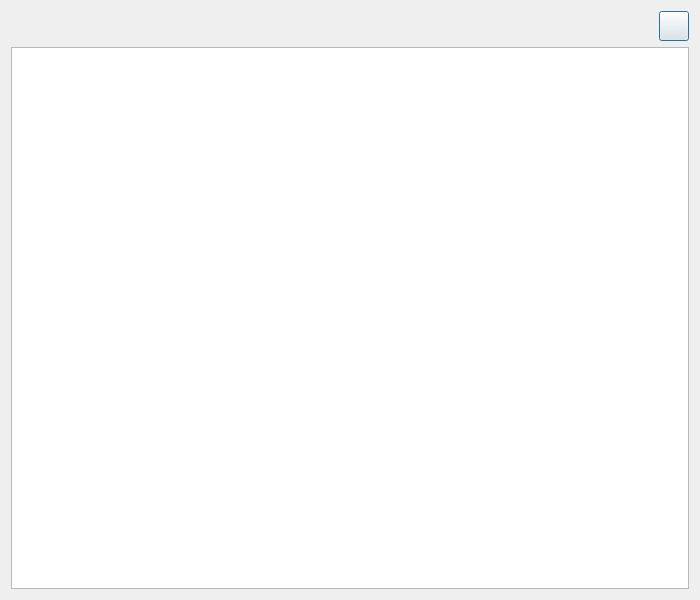
<?xml version="1.0" encoding="UTF-8"?>
<ui version="4.0">
 <class>PvcRefDialog</class>
 <widget class="QDialog" name="PvcRefDialog">
  <property name="windowModality">
   <enum>Qt::NonModal</enum>
  </property>
  <property name="geometry">
   <rect>
    <x>0</x>
    <y>0</y>
    <width>700</width>
    <height>600</height>
   </rect>
  </property>
  <property name="minimumSize">
   <size>
    <width>700</width>
    <height>600</height>
   </size>
  </property>
  <property name="font">
   <font>
    <family>Tahoma</family>
    <pointsize>10</pointsize>
   </font>
  </property>
  <property name="windowTitle">
   <string>PVC Reference</string>
  </property>
  <property name="windowIcon">
   <iconset resource="../../../../image.qrc">
    <normaloff>:/Image/reserve.png</normaloff>:/Image/reserve.png</iconset>
  </property>
  <layout class="QVBoxLayout" name="verticalLayout">
   <item>
    <layout class="QHBoxLayout" name="horizontalLayout">
     <item>
      <spacer name="horizontalSpacer">
       <property name="font">
        <font>
         <family>Tahoma</family>
         <pointsize>10</pointsize>
        </font>
       </property>
       <property name="orientation">
        <enum>Qt::Horizontal</enum>
       </property>
       <property name="sizeHint" stdset="0">
        <size>
         <width>40</width>
         <height>20</height>
        </size>
       </property>
      </spacer>
     </item>
     <item>
      <widget class="QPushButton" name="addBtn">
       <property name="minimumSize">
        <size>
         <width>30</width>
         <height>30</height>
        </size>
       </property>
       <property name="maximumSize">
        <size>
         <width>30</width>
         <height>30</height>
        </size>
       </property>
       <property name="font">
        <font>
         <family>Tahoma</family>
         <pointsize>10</pointsize>
        </font>
       </property>
       <property name="text">
        <string/>
       </property>
       <property name="icon">
        <iconset resource="../../../../image.qrc">
         <normaloff>:/Image/add.png</normaloff>:/Image/add.png</iconset>
       </property>
       <property name="iconSize">
        <size>
         <width>20</width>
         <height>20</height>
        </size>
       </property>
      </widget>
     </item>
    </layout>
   </item>
   <item>
    <widget class="QTableView" name="pvcTv">
     <property name="font">
      <font>
       <family>Tahoma</family>
       <pointsize>10</pointsize>
      </font>
     </property>
     <property name="alternatingRowColors">
      <bool>true</bool>
     </property>
     <property name="selectionMode">
      <enum>QAbstractItemView::SingleSelection</enum>
     </property>
     <property name="selectionBehavior">
      <enum>QAbstractItemView::SelectRows</enum>
     </property>
    </widget>
   </item>
  </layout>
  <action name="actionEditPvcRef">
   <property name="icon">
    <iconset resource="../../../../image.qrc">
     <normaloff>:/Image/edit.png</normaloff>:/Image/edit.png</iconset>
   </property>
   <property name="text">
    <string>Edit PVC Reference</string>
   </property>
   <property name="toolTip">
    <string>Edit PVC Reference</string>
   </property>
  </action>
  <action name="actionRemovePvcRef">
   <property name="icon">
    <iconset resource="../../../../image.qrc">
     <normaloff>:/Image/remove.png</normaloff>:/Image/remove.png</iconset>
   </property>
   <property name="text">
    <string>Remove PVC Reference</string>
   </property>
   <property name="toolTip">
    <string>Remove PVC Reference</string>
   </property>
  </action>
  <action name="actionExport_PDF">
   <property name="icon">
    <iconset resource="../../../../image.qrc">
     <normaloff>:/Image/pdf.png</normaloff>:/Image/pdf.png</iconset>
   </property>
   <property name="text">
    <string>Export PDF</string>
   </property>
   <property name="toolTip">
    <string>Export PDF</string>
   </property>
  </action>
 </widget>
 <tabstops>
  <tabstop>addBtn</tabstop>
  <tabstop>pvcTv</tabstop>
 </tabstops>
 <resources>
  <include location="../../../../image.qrc"/>
 </resources>
 <connections/>
</ui>
